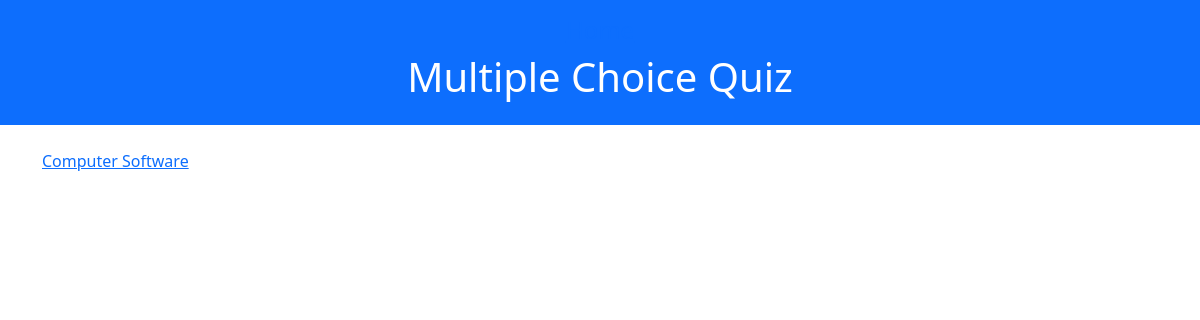
The app's page /exams/, older data.
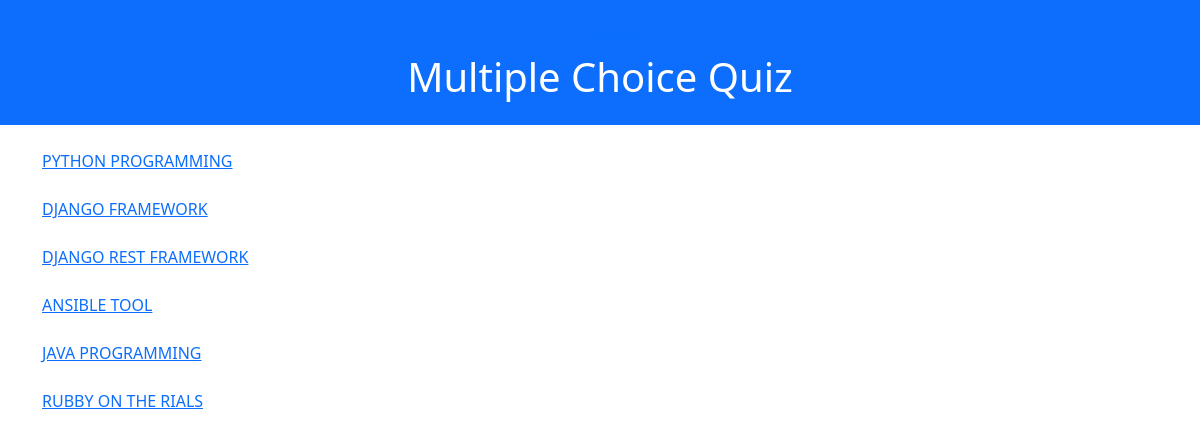
The same page, newer data.
### Exam/models.py (models this page shows, shortened)
class Courses(models.Model):
    name = models.CharField(max_length=30)
    added_date = models.DateTimeField(auto_now_add=True)
    slug = models.CharField(max_length=300, null=True)
    class Meta:
        verbose_name_plural = 'Courses'

### Exam/views.py (the view)
# urls.py: path("exams/", views.home, name="home"),
def home(request):
    courses = Courses.objects.all()
    context = {
        "courses": courses
    }
    return render(request, 'Exams/pages/home.html', context)

### templates/Exams/pages/home.html
{% extends "Exams/includes/base.html" %}
{% block content %}
    <div class="container">
            {% for course in courses %}
            <div class="mb-4">
                <a href="{% url 'exam_detail' course.slug %}"> {{ course.name }}</a>
            </div>
            {%endfor %}
    </div>
{% endblock %}

### templates/Exams/includes/base.html (shortened to what this page needs)
<!DOCTYPE html>
<html lang="en">
<head>
    <link href="https://cdn.jsdelivr.net/npm/bootstrap@5.3.0-alpha1/dist/css/bootstrap.min.css" rel="stylesheet">
</head>
{% include "Exams/includes/nav.html" %}
{% block content %}{% endblock %}

### templates/Exams/includes/nav.html
<header class="bg-primary text-white text-center py-3 mb-4">
   <a href="{% url 'home' %}"><h4>Home</h4></a>
   <h1>Multiple Choice Quiz</h1>
</header>

Row changes from the older to the newer data that the page shows:
removed Courses: name "Computer Software"
added Courses: name "PYTHON PROGRAMMING"
added Courses: name "DJANGO FRAMEWORK"
added Courses: name "DJANGO REST FRAMEWORK"
added Courses: name "ANSIBLE TOOL"
added Courses: name "JAVA PROGRAMMING"
added Courses: name "RUBBY ON THE RIALS"
